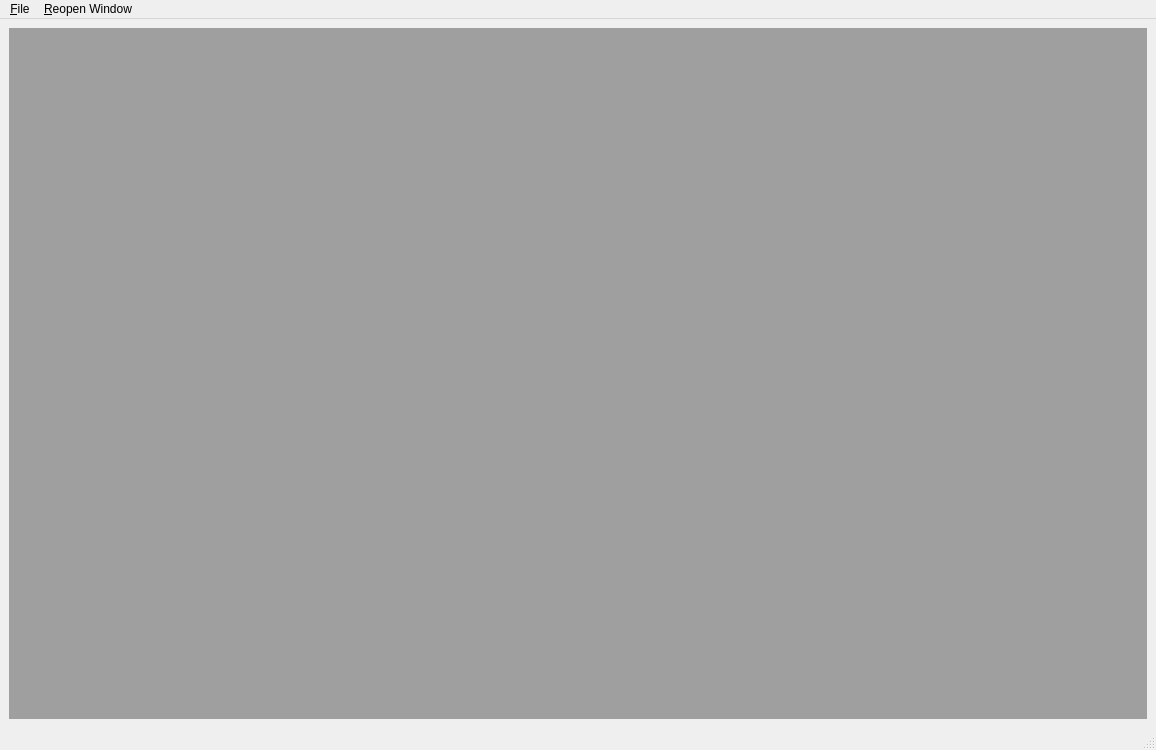
<?xml version="1.0" encoding="UTF-8"?>
<ui version="4.0">
 <class>main_window</class>
 <widget class="QMainWindow" name="main_window">
  <property name="geometry">
   <rect>
    <x>0</x>
    <y>0</y>
    <width>1156</width>
    <height>750</height>
   </rect>
  </property>
  <property name="windowTitle">
   <string>Ready Trader One</string>
  </property>
  <widget class="QWidget" name="central_widget">
   <layout class="QVBoxLayout" name="verticalLayout">
    <item>
     <widget class="QMdiArea" name="mdi_area">
      <property name="sizePolicy">
       <sizepolicy hsizetype="Expanding" vsizetype="Expanding">
        <horstretch>0</horstretch>
        <verstretch>0</verstretch>
       </sizepolicy>
      </property>
     </widget>
    </item>
   </layout>
  </widget>
  <widget class="QMenuBar" name="menubar">
   <property name="geometry">
    <rect>
     <x>0</x>
     <y>0</y>
     <width>1156</width>
     <height>22</height>
    </rect>
   </property>
   <widget class="QMenu" name="file_menu">
    <property name="title">
     <string>&amp;File</string>
    </property>
    <addaction name="quit_action"/>
   </widget>
   <widget class="QMenu" name="reopen_window_menu">
    <property name="title">
     <string>&amp;Reopen Window</string>
    </property>
    <addaction name="future_dynamic_depth_action"/>
    <addaction name="etf_dynamic_depth_action"/>
    <addaction name="all_teams_profit_table_action"/>
    <addaction name="team_active_orders_table_action"/>
    <addaction name="team_trade_history_table_action"/>
    <addaction name="midpoint_price_chart_action"/>
    <addaction name="profit_loss_chart_action"/>
   </widget>
   <addaction name="file_menu"/>
   <addaction name="reopen_window_menu"/>
  </widget>
  <widget class="QStatusBar" name="statusbar"/>
  <action name="quit_action">
   <property name="text">
    <string>&amp;Quit</string>
   </property>
  </action>
  <action name="etf_dynamic_depth_action">
   <property name="text">
    <string>&amp;ETF Dynamic Depth</string>
   </property>
  </action>
  <action name="future_dynamic_depth_action">
   <property name="text">
    <string>&amp;Future Dynamic Depth</string>
   </property>
  </action>
  <action name="action_About_Ready_Trader_One_Client">
   <property name="text">
    <string>&amp;About Ready Trader One Client</string>
   </property>
  </action>
  <action name="team_active_orders_table_action">
   <property name="text">
    <string>Team Active &amp;Orders Table</string>
   </property>
  </action>
  <action name="action_team_compare">
   <property name="text">
    <string>Team &amp;Compare</string>
   </property>
  </action>
  <action name="actionPrice_Ladder_FUT">
   <property name="text">
    <string>Price Ladder : FUT</string>
   </property>
  </action>
  <action name="profit_loss_chart_action">
   <property name="text">
    <string>&amp;Profit Loss Chart</string>
   </property>
  </action>
  <action name="action_tile_windows">
   <property name="text">
    <string>Tile &amp;Windows</string>
   </property>
  </action>
  <action name="midpoint_price_chart_action">
   <property name="text">
    <string>&amp;Midpoint Price Chart</string>
   </property>
  </action>
  <action name="team_trade_history_table_action">
   <property name="text">
    <string>Team Trade &amp;History Table</string>
   </property>
  </action>
  <action name="all_teams_profit_table_action">
   <property name="text">
    <string>&amp;All Teams Profit Table</string>
   </property>
  </action>
  <action name="tile_subwindows_action">
   <property name="text">
    <string>Tile Subwindows</string>
   </property>
  </action>
 </widget>
 <resources/>
 <connections/>
</ui>
